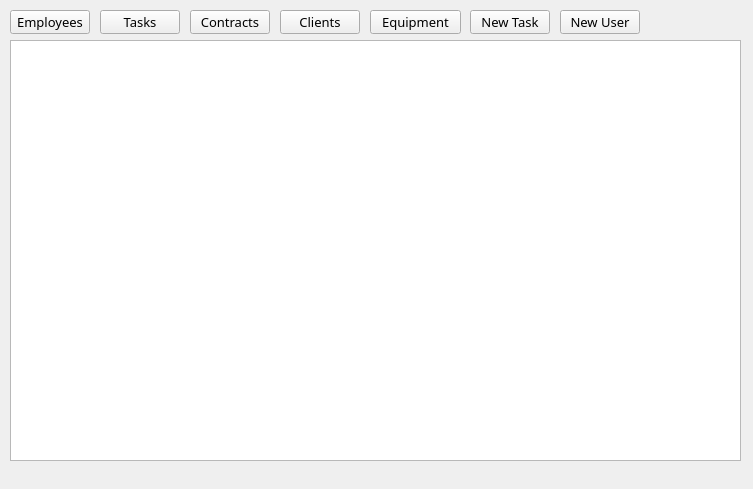
<?xml version="1.0" encoding="UTF-8"?>
<ui version="4.0">
 <class>General</class>
 <widget class="QWidget" name="General">
  <property name="geometry">
   <rect>
    <x>0</x>
    <y>0</y>
    <width>753</width>
    <height>489</height>
   </rect>
  </property>
  <property name="font">
   <font>
    <family>Anonymous Pro</family>
    <pointsize>10</pointsize>
   </font>
  </property>
  <property name="windowTitle">
   <string>General</string>
  </property>
  <property name="autoFillBackground">
   <bool>false</bool>
  </property>
  <property name="styleSheet">
   <string notr="true">QWidget{

}</string>
  </property>
  <widget class="QPushButton" name="pushButton_employee">
   <property name="geometry">
    <rect>
     <x>10</x>
     <y>10</y>
     <width>80</width>
     <height>24</height>
    </rect>
   </property>
   <property name="styleSheet">
    <string notr="true">#pushButton_employee:pressed{
	background-color: rgb(86, 174, 174);
}</string>
   </property>
   <property name="text">
    <string>Employees</string>
   </property>
  </widget>
  <widget class="QTableView" name="tableView">
   <property name="geometry">
    <rect>
     <x>10</x>
     <y>40</y>
     <width>731</width>
     <height>421</height>
    </rect>
   </property>
  </widget>
  <widget class="QPushButton" name="pushButton_task1">
   <property name="geometry">
    <rect>
     <x>100</x>
     <y>10</y>
     <width>80</width>
     <height>24</height>
    </rect>
   </property>
   <property name="text">
    <string>Tasks</string>
   </property>
  </widget>
  <widget class="QPushButton" name="pushButton_contract">
   <property name="geometry">
    <rect>
     <x>190</x>
     <y>10</y>
     <width>80</width>
     <height>24</height>
    </rect>
   </property>
   <property name="text">
    <string>Contracts</string>
   </property>
  </widget>
  <widget class="QPushButton" name="pushButton_client">
   <property name="geometry">
    <rect>
     <x>280</x>
     <y>10</y>
     <width>80</width>
     <height>24</height>
    </rect>
   </property>
   <property name="text">
    <string>Clients</string>
   </property>
  </widget>
  <widget class="QPushButton" name="pushButton_equipment">
   <property name="geometry">
    <rect>
     <x>370</x>
     <y>10</y>
     <width>91</width>
     <height>24</height>
    </rect>
   </property>
   <property name="text">
    <string>Equipment</string>
   </property>
  </widget>
  <widget class="QPushButton" name="pushButton_newTask">
   <property name="geometry">
    <rect>
     <x>470</x>
     <y>10</y>
     <width>80</width>
     <height>24</height>
    </rect>
   </property>
   <property name="text">
    <string>New Task</string>
   </property>
  </widget>
  <widget class="QPushButton" name="pushButton">
   <property name="geometry">
    <rect>
     <x>560</x>
     <y>10</y>
     <width>80</width>
     <height>24</height>
    </rect>
   </property>
   <property name="text">
    <string>New User</string>
   </property>
  </widget>
 </widget>
 <resources/>
 <connections/>
</ui>
